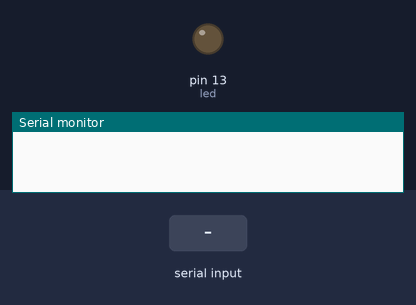
Bench run of a sketch on a simulated Arduino Uno, built with avr-gcc and run on an emulated ATmega328P. Shown: output pins drawn as LEDs (lit = HIGH), the last lines printed to the serial monitor. The inputs (shaded band) are chosen by the test bench.

Above: at 1.2 s.
1.3 s: "1" received over the second serial link
At 1.6 s:
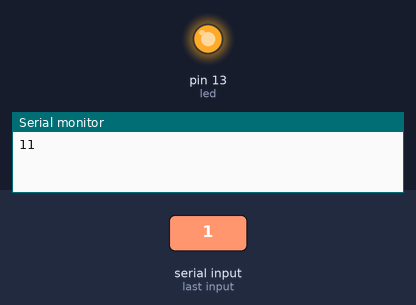
2.8 s: "0" received over the second serial link
At 4.0 s:
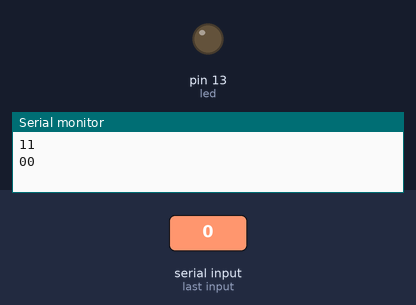
Timing chart, 0 to 5.8 s (numbered marks = the images above; inputs shaded):
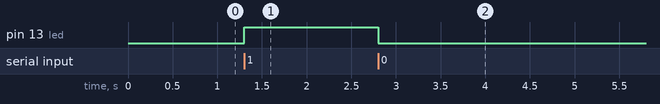

Measured:
- after the input at 1.3 s, pin 13 (led): LOW → HIGH at once
- after the input at 2.8 s, pin 13 (led): HIGH → LOW at once

The sketch:

BluetoothlLEDONOFF.ino
```cpp
#include <SoftwareSerial.h>

SoftwareSerial mySerial(3, 4); // RX, TX
#define led 13
void setup()
{
  // Open serial communications and wait for port to open:
  Serial.begin(9600);
  pinMode(led,OUTPUT);
  while (!Serial); // wait for serial port to connect. Needed for native USB port only


  // Set the data rate for the SoftwareSerial port
  mySerial.begin(9600);
  mySerial.println("Hello, world?");
}

void loop()
{
  if (mySerial.available())
  {
    char val = mySerial.read();
    Serial.write(val);

    if( val=='1')
    {
      digitalWrite(led,HIGH);
      Serial.println(val);
    }
    if( val=='0')
    {
     digitalWrite(led,LOW);
     Serial.println(val);
    }
  }

  if (Serial.available())
  {
    mySerial.write(Serial.read());
  }
}
```
